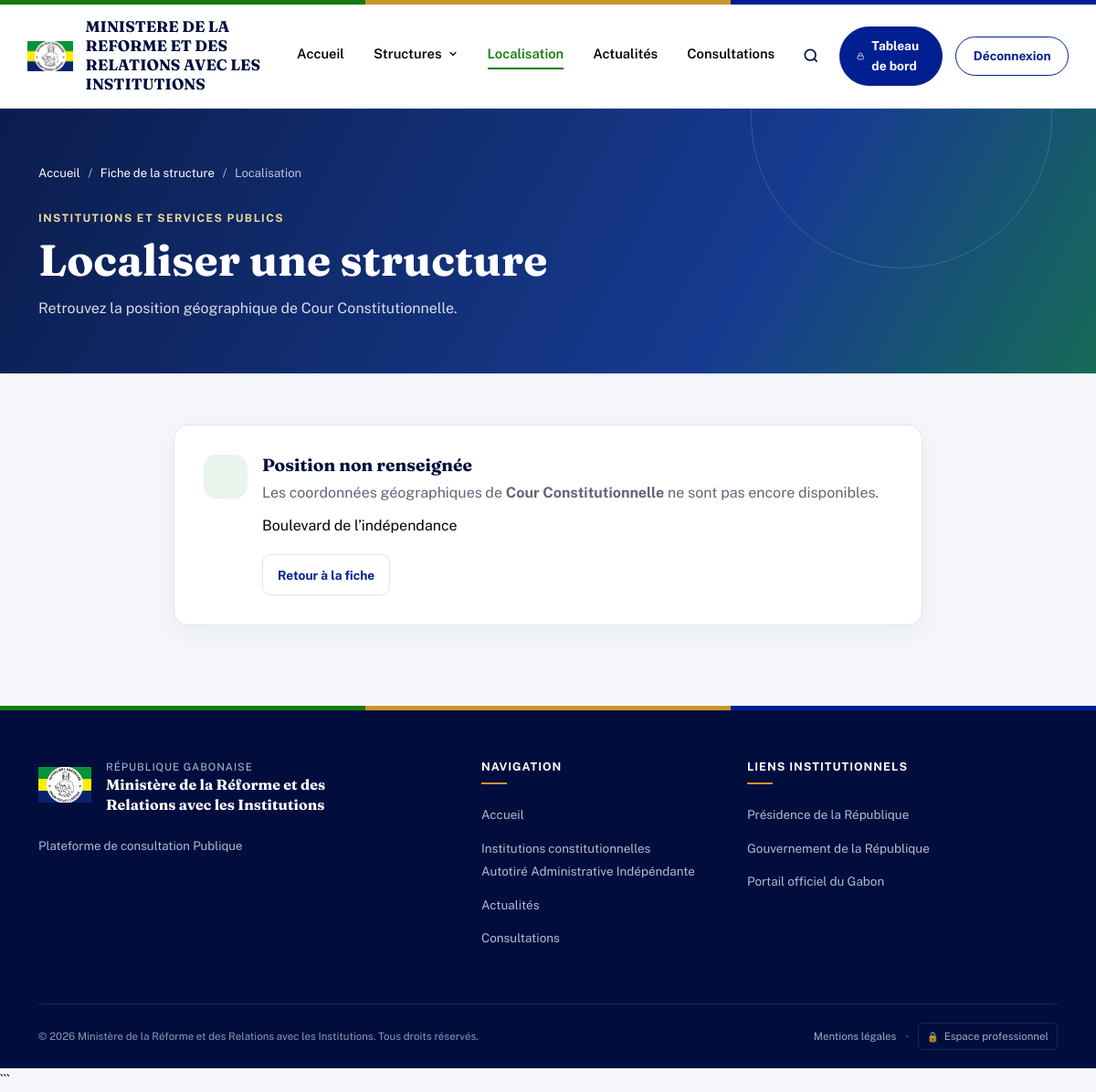
Page /views/public/localisation.php?id=1 (signed in) on the committed database.
### tables this page shows
CREATE TABLE IF NOT EXISTS `structure` (
  `id_struc` int NOT NULL AUTO_INCREMENT,
  `nom_struc` varchar(200) NOT NULL,
  `adresse` varchar(255) DEFAULT NULL,
  `telephone` varchar(20) DEFAULT NULL,
  `email` varchar(100) DEFAULT NULL,
  `mission` varchar(1000) DEFAULT NULL,
  `site_web` varchar(255) DEFAULT NULL,
  `latitude` decimal(10,7) DEFAULT NULL,
  `longitude` decimal(10,7) DEFAULT NULL,
  `date_creation` date DEFAULT NULL,
  `directeur_general` varchar(200) DEFAULT NULL,
  `id_cat` int NOT NULL,
  `sigle` varchar(30) DEFAULT NULL,
  `id_responsable` int DEFAULT NULL,
  PRIMARY KEY (`id_struc`),
  KEY `fk_structure_categorie` (`id_cat`),
  KEY `fk_structure_responsable` (`id_responsable`)
);

### views/public/localisation.php (the view, shortened to what this page needs)
<?php
require '../../config/database.php';
$idBrut = $_GET['id'] ?? null;
$idStructure = null;
$erreurId = false;
if ($idBrut !== null) {
    if (!is_string($idBrut) || !ctype_digit($idBrut) || (int) $idBrut < 1) {
        $erreurId = true;
    } else {
        $idStructure = (int) $idBrut;
    }
}
$structures = [];
$structureSelectionnee = null;
if (!$erreurId) {
    $sql = "SELECT id_struc, nom_struc, adresse, latitude, longitude
            FROM structure";
    if ($idStructure !== null) {
        $sql .= " WHERE id_struc = :id";
    }
    $sql .= " ORDER BY nom_struc";
    $structureStmt = $db->prepare($sql);
    $structureStmt->execute($idStructure !== null ? [':id' => $idStructure] : []);
    foreach ($structureStmt->fetchAll(PDO::FETCH_ASSOC) as $structure) {
        if ($idStructure !== null) {
            $structureSelectionnee = $structure;
        }
        if (!is_numeric($structure['latitude']) || !is_numeric($structure['longitude'])) {
            continue;
        }
        $latitude = (float) $structure['latitude'];
        $longitude = (float) $structure['longitude'];
        $structures[] = [
            'id' => (int) $structure['id_struc'],
            'nom' => (string) $structure['nom_struc'],
            'adresse' => (string) ($structure['adresse'] ?? ''),
            'latitude' => $latitude,
            'longitude' => $longitude,
        ];
    }
}
$positionDemandeeSansCoordonnees = $idStructure !== null
    && $structureSelectionnee !== null
    && count($structures) === 0;
$h = static fn($valeur): string => htmlspecialchars((string) ($valeur ?? ''), ENT_QUOTES, 'UTF-8');
require '../../includes/header.php';
?>
<main class="localisation-page">
    <section class="localisation-hero">
        <div class="container">
            <nav class="localisation-fil" aria-label="Fil d'Ariane">
                <a href="accueil.php">Accueil</a>
                <span aria-hidden="true">/</span>
                <?php if ($structureSelectionnee): ?>
                    <a href="fiche.php?id=<?= (int) $structureSelectionnee['id_struc'] ?>">Fiche de la structure</a>
                    <span aria-hidden="true">/</span>
                <?php endif; ?>
                <span aria-current="page">Localisation</span>
            </nav>
            <span class="localisation-kicker">Institutions et services publics</span>
            <h1><?= $structureSelectionnee ? 'Localiser une structure' : 'Localiser les structures' ?></h1>
            <p>
                <?= $structureSelectionnee
                    ? 'Retrouvez la position géographique de ' . $h($structureSelectionnee['nom_struc']) . '.'
                    : 'Explorez la carte pour repérer les institutions et autorités référencées.' ?>
            </p>
        </div>
    </section>
    <section class="container localisation-contenu">
        <?php if ($erreurId || ($idStructure !== null && !$structureSelectionnee)): ?>
            <div class="localisation-message" role="status">
                <span class="localisation-message-icone" aria-hidden="true"><i class="bi bi-geo-alt"></i></span>
                <div>
                    <h2>Structure introuvable</h2>
                    <p>La structure demandée n’existe pas ou le lien de localisation est invalide.</p>
                    <a class="localisation-bouton" href="catalogue.php">Voir les structures</a>
                </div>
            </div>
        <?php elseif ($positionDemandeeSansCoordonnees): ?>
            <div class="localisation-message" role="status">
                <span class="localisation-message-icone" aria-hidden="true"><i class="bi bi-geo-alt"></i></span>
                <div>
                    <h2>Position non renseignée</h2>
                    <p>
                        Les coordonnées géographiques de
                        <strong><?= $h($structureSelectionnee['nom_struc']) ?></strong>
                        ne sont pas encore disponibles.
                    </p>
                    <?php if (!empty($structureSelectionnee['adresse'])): ?>
                        <p class="localisation-adresse"><i class="bi bi-signpost-2" aria-hidden="true"></i> <?= $h($structureSelectionnee['adresse']) ?></p>
                    <?php endif; ?>
                    <a class="localisation-bouton secondaire" href="fiche.php?id=<?= (int) $structureSelectionnee['id_struc'] ?>">Retour à la fiche</a>
                </div>
            </div>
        <?php endif; ?>
    </section>
</main>
<?php require '../../includes/footer.php'; ?>

### publique/css/theme.css (style rules this page uses)
:root { --texte: #030303; --arriere-plan: #F5F7FA; --primaire: #021F92; --secondaire: #F4F1F2; --accent: #44FF3D; --primaire-fonce: #01166B; --primaire-nuit: #010D3D; --primaire-clair: #E6EBFB; --accent-fonce: #167A10; --accent-tres-fonce: #0F5A0B; --accent-clair: #E6FFE4; --texte-secondaire: #3F4654; --texte-leger: #5F6775; --bordure: #E1E4EB; --danger: #C93C3C; --danger-clair: #FCECEC; --attention: #C9972C; --attention-clair: #FBF4E3; --attention-fonce: #9D741E; --radius-sm: 6px; --radius-md: 10px; --radius-lg: 18px; --shadow-sm: 0 2px 8px rgba(1, 13, 61, .06); --shadow-md: 0 10px 30px rgba(1, 13, 61, .09); --font-title: "Fraunces", Georgia, serif; --font-body: "Public Sans", -apple-system, BlinkMacSystemFont, "Segoe UI", Arial, sans-serif; --mrri-sidebar-width: 260px; --mrri-transition: .2s ease; --mrri-bleu: var(--primaire); --mrri-bleu-fonce: var(--primaire-fonce); --mrri-bleu-nuit: var(--primaire-nuit); --mrri-bleu-clair: var(--primaire-clair); --mrri-bleu-dark: var(--primaire-fonce); --mrri-vert: var(--accent-fonce); --mrri-vert-fonce: var(--accent-tres-fonce); --mrri-vert-clair: var(--accent-clair); --mrri-vert-dark: var(--accent-tres-fonce); --mrri-or: var(--attention); --mrri-or-fonce: var(--attention-fonce); --mrri-or-clair: var(--attention-clair); --mrri-or-light: var(--attention-clair); --mrri-fond: var(--arriere-plan); --mrri-bg: var(--arriere-plan); --mrri-blanc: #FFFFFF; --mrri-white: #FFFFFF; --mrri-encre: var(--texte); --mrri-text: var(--texte); --mrri-texte: var(--texte-secondaire); --mrri-texte-leger: var(--texte-leger); --mrri-text-light: var(--texte-leger); --mrri-bordure: var(--bordure); --mrri-border: var(--bordure); --mrri-danger: var(--danger); --mrri-danger-clair: var(--danger-clair); --mrri-warning: var(--attention); --mrri-warning-clair: var(--attention-clair); --mrri-success: var(--accent-fonce); --mrri-success-clair: var(--accent-clair); --mrri-radius: var(--radius-md); --mrri-radius-sm: 7px; --mrri-shadow: var(--shadow-sm); --mrri-shadow-hover: 0 8px 24px rgba(1, 13, 61, .10); }
body { margin: 0; background: var(--arriere-plan); color: var(--texte); font-family: var(--font-body); line-height: 1.6; }
h1, h2, h3, h4, h5 { font-family: var(--font-title); color: var(--primaire-nuit); font-weight: 700; }
a { text-decoration: none; }
@media (prefers-reduced-motion: no-preference) { html { scroll-behavior: smooth; } }

### rows in the picture
structure: nom_struc "Cour Constitutionnelle", adresse "Boulevard de l’indépendance"
